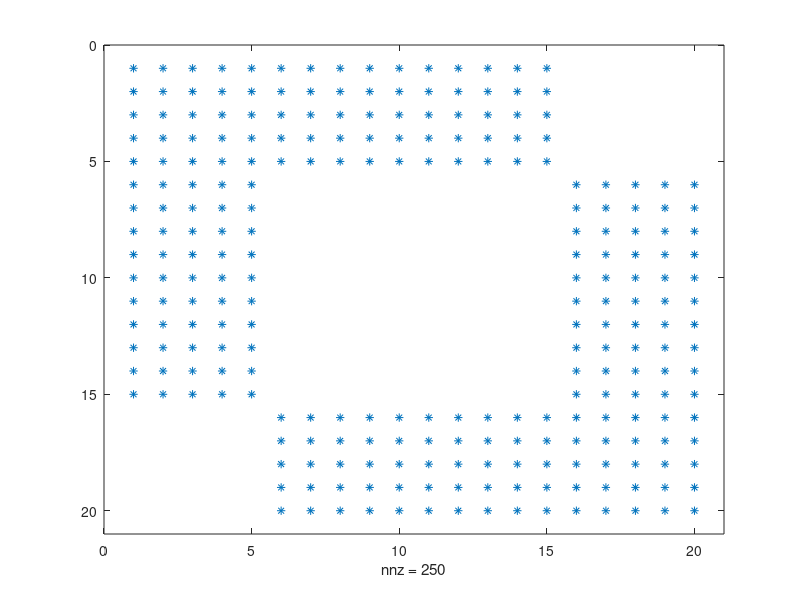

This figure's MATLAB source:
A = ones(20); 
A(6:15,6:15) = zeros(10,10); 

spy(A); 
A(16:20, 1:5) = zeros(5,5); 
A( 1:5,16:20) = zeros(5,5); 
spy(A); 